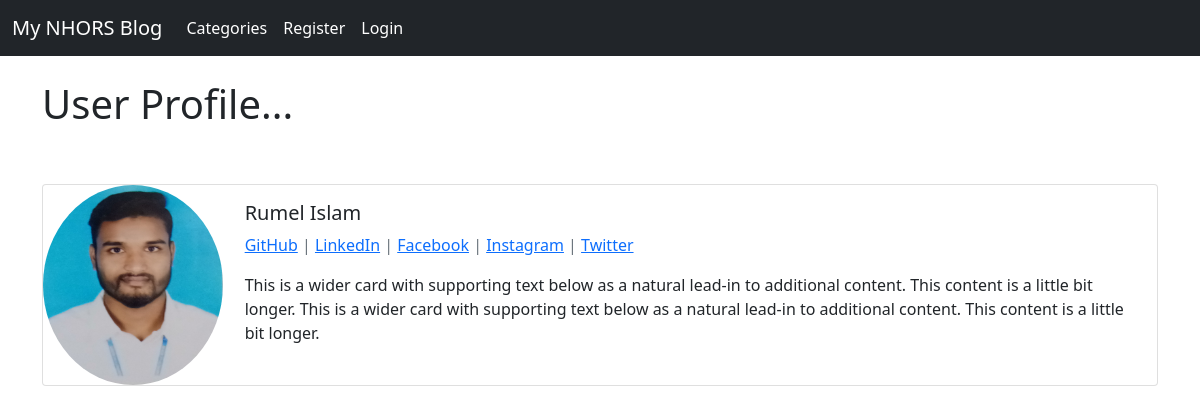
/members/1/profile/, run on the app's committed database.
### theblog/models.py (models this page shows, shortened)
class Profile(models.Model):
	user = models.OneToOneField(User, null=True, on_delete=models.CASCADE)
	bio = models.TextField()
	profile_pic = models.ImageField(null=True, blank=True, upload_to='images/profile/')
	github_url = models.CharField(max_length=250, null=True, blank=True)
	linkedin_url = models.CharField(max_length=250, null=True, blank=True)
	facebook_url = models.CharField(max_length=250, null=True, blank=True)
	instagram_url = models.CharField(max_length=250, null=True, blank=True)
	twitter_url = models.CharField(max_length=250, null=True, blank=True)

### members/views.py (the view)
# urls.py: path('<int:pk>/profile/', ShowProfilePageView.as_view(), name='show_profile_page'),
class ShowProfilePageView(DetailView):
	model = Profile
	template_name = 'registration/user_profile.html'
	def get_context_data(self, *args, **kwargs):
		context = super(ShowProfilePageView, self).get_context_data(*args, **kwargs)
		page_user = get_object_or_404(Profile, id=self.kwargs['pk'])
		context["page_user"] = page_user
		return context

### members/templates/registration/user_profile.html
{% extends 'base.html' %}
{% load static %}
{% block content %}
<h1>User Profile...</h1><br><br>
<div class="card mb-3">
  <div class="row g-0">
    <div class="col-md-2">
    	{% if page_user.profile_pic %}
      		<img src="{{ page_user.profile_pic.url }}"width="180" height="200" class="rounded-circle">
      	{% else %}
      		<img src="{% static 'theblog/images/images.jpg' %}" class="rounded-circle">
    	{% endif %}
    </div>
    <div class="col-md-10">
      <div class="card-body">
        <h5 class="card-title">
        	{{ page_user.user.first_name }}
			{{ page_user.user.last_name }}
		</h5>
		<p class="text-muted">
			{% if page_user.github_url %}
				<a href="{{ page_user.github_url }}">GitHub</a> |
			{% endif %}
			{% if page_user.linkedin_url %}
		 		<a href="{{ page_user.linkedin_url }}">LinkedIn</a> |
		 	{% endif %}
		 	{% if page_user.facebook_url %}
				<a href="{{ page_user.facebook_url }}">Facebook</a> |
			{% endif %}
			{% if page_user.instagram_url %}
				<a href="{{ page_user.instagram_url }}">Instagram</a> |
			{% endif %}
			{% if page_user.twitter_url %}
				<a href="{{ page_user.twitter_url }}">Twitter</a>
			{% endif %}
		</p>
        <p class="card-text">{{ page_user.bio }}</p>
      </div>
    </div>
  </div>
</div>
<br><br>
{% endblock %}

### data on the page
Profile: profile_pic (picture), user.first_name "Rumel", user.last_name "Islam", bio "This is a wider card with supporting text below as a natural lead-in to additional content. This content is a little bit longer. This is a wider card with supporting text below as a natural lead-in to additional content. This content is a little bit longer."
